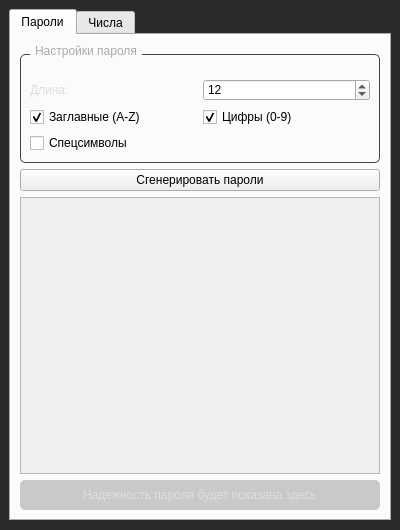
<?xml version="1.0" encoding="UTF-8"?>
<ui version="4.0">
 <class>MainWindow</class>
 <widget class="QMainWindow" name="MainWindow">
  <property name="geometry">
   <rect>
    <x>0</x>
    <y>0</y>
    <width>400</width>
    <height>530</height>
   </rect>
  </property>
  <property name="windowTitle">
   <string>Генератор паролей</string>
  </property>
  <property name="styleSheet">
   <string notr="true">
        QMainWindow {
          background-color: #2b2b2b;
          color: white;
        }
        QGroupBox {
          border: 1px solid #444;
          border-radius: 5px;
          margin-top: 10px;
          padding-top: 15px;
        }
        QGroupBox::title {
          subcontrol-origin: margin;
          left: 10px;
          padding: 0 3px;
          color: #aaa;
        }
        QLabel {
          color: #ddd;
        }
      </string>
  </property>
  <widget class="QWidget" name="centralWidget">
   <layout class="QVBoxLayout" name="verticalLayout">
    <item>
     <widget class="QTabWidget" name="tabWidget">
      <widget class="QWidget" name="passwordTab">
       <attribute name="title">
        <string>Пароли</string>
       </attribute>
       <layout class="QVBoxLayout" name="verticalLayout_2">
        <item>
         <widget class="QGroupBox" name="passwordSettingsGroupBox">
          <property name="title">
           <string>Настройки пароля</string>
          </property>
          <layout class="QGridLayout" name="gridLayout">
           <item row="0" column="0">
            <widget class="QLabel" name="label">
             <property name="text">
              <string>Длина:</string>
             </property>
            </widget>
           </item>
           <item row="0" column="1">
            <widget class="QSpinBox" name="passwordLengthSpinBox">
             <property name="minimum">
              <number>4</number>
             </property>
             <property name="maximum">
              <number>50</number>
             </property>
             <property name="value">
              <number>12</number>
             </property>
            </widget>
           </item>
           <item row="1" column="0">
            <widget class="QCheckBox" name="uppercaseCheckBox">
             <property name="text">
              <string>Заглавные (A-Z)</string>
             </property>
             <property name="checked">
              <bool>true</bool>
             </property>
            </widget>
           </item>
           <item row="1" column="1">
            <widget class="QCheckBox" name="digitsCheckBox">
             <property name="text">
              <string>Цифры (0-9)</string>
             </property>
             <property name="checked">
              <bool>true</bool>
             </property>
            </widget>
           </item>
           <item row="2" column="0">
            <widget class="QCheckBox" name="specialCharsCheckBox">
             <property name="text">
              <string>Спецсимволы</string>
             </property>
            </widget>
           </item>
          </layout>
         </widget>
        </item>
        <item>
         <widget class="QPushButton" name="generatePasswordsButton">
          <property name="text">
           <string>Сгенерировать пароли</string>
          </property>
         </widget>
        </item>
        <item>
         <widget class="QScrollArea" name="scrollArea">
          <property name="widgetResizable">
           <bool>true</bool>
          </property>
          <widget class="QWidget" name="scrollAreaWidgetContents">
           <property name="geometry">
            <rect>
             <x>0</x>
             <y>0</y>
             <width>350</width>
             <height>215</height>
            </rect>
           </property>
           <layout class="QVBoxLayout" name="verticalLayout_3"/>
          </widget>
         </widget>
        </item>
        <item>
         <widget class="QLabel" name="passwordStrengthLabel">
          <property name="styleSheet">
           <string notr="true">
                        background: rgba(0,0,0,0.2);
                        border-radius: 5px;
                        padding: 8px;
                      </string>
          </property>
          <property name="text">
           <string>Надежность пароля будет показана здесь</string>
          </property>
          <property name="alignment">
           <set>Qt::AlignmentFlag::AlignCenter</set>
          </property>
          <property name="wordWrap">
           <bool>true</bool>
          </property>
         </widget>
        </item>
       </layout>
      </widget>
      <widget class="QWidget" name="randomNumberTab">
       <attribute name="title">
        <string>Числа</string>
       </attribute>
       <layout class="QVBoxLayout" name="verticalLayout_4">
        <item>
         <widget class="QGroupBox" name="numberSettingsGroupBox">
          <property name="title">
           <string>Диапазон чисел</string>
          </property>
          <layout class="QGridLayout" name="gridLayout_2">
           <item row="0" column="0">
            <widget class="QLabel" name="label_2">
             <property name="text">
              <string>От:</string>
             </property>
            </widget>
           </item>
           <item row="0" column="1">
            <widget class="QSpinBox" name="minNumberSpinBox">
             <property name="maximum">
              <number>1000000</number>
             </property>
             <property name="value">
              <number>1</number>
             </property>
            </widget>
           </item>
           <item row="1" column="0">
            <widget class="QLabel" name="label_3">
             <property name="text">
              <string>До:</string>
             </property>
            </widget>
           </item>
           <item row="1" column="1">
            <widget class="QSpinBox" name="maxNumberSpinBox">
             <property name="maximum">
              <number>1000000</number>
             </property>
             <property name="value">
              <number>100</number>
             </property>
            </widget>
           </item>
          </layout>
         </widget>
        </item>
        <item>
         <widget class="QPushButton" name="generateNumberButton">
          <property name="text">
           <string>Сгенерировать число</string>
          </property>
         </widget>
        </item>
        <item>
         <widget class="QLabel" name="randomNumberLabel">
          <property name="styleSheet">
           <string notr="true">font-size: 24px; font-weight: bold;</string>
          </property>
          <property name="text">
           <string>0</string>
          </property>
          <property name="alignment">
           <set>Qt::AlignmentFlag::AlignCenter</set>
          </property>
         </widget>
        </item>
       </layout>
      </widget>
     </widget>
    </item>
   </layout>
  </widget>
 </widget>
 <resources/>
 <connections/>
</ui>
